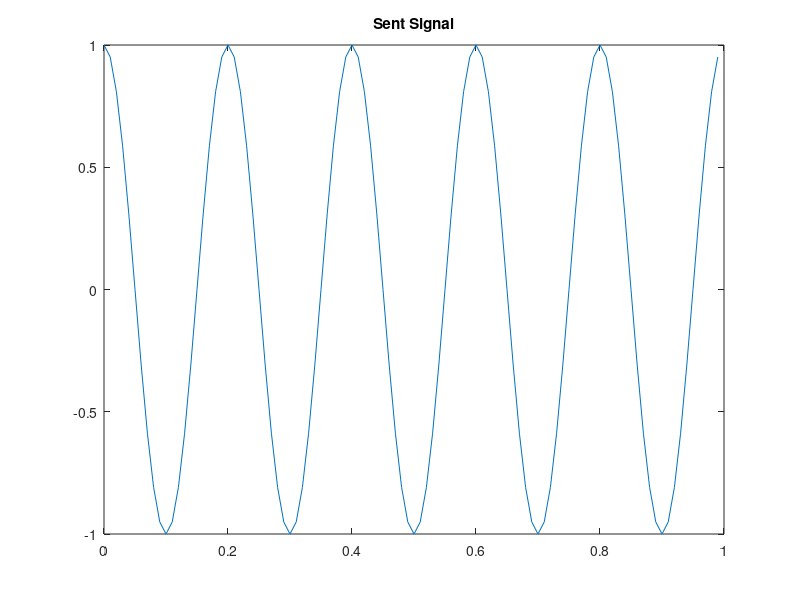

The MATLAB script that drew this image:
clc;
clear;

% Creating sent signal
fc = 5;
fs = 100;
tstart = 0;
tend = 1;

ts = 1/fs;
t = tstart:ts:tend-ts;

x = cos(2*pi*fc*t);
figure
plot(t,x)
title('Sent Signal')